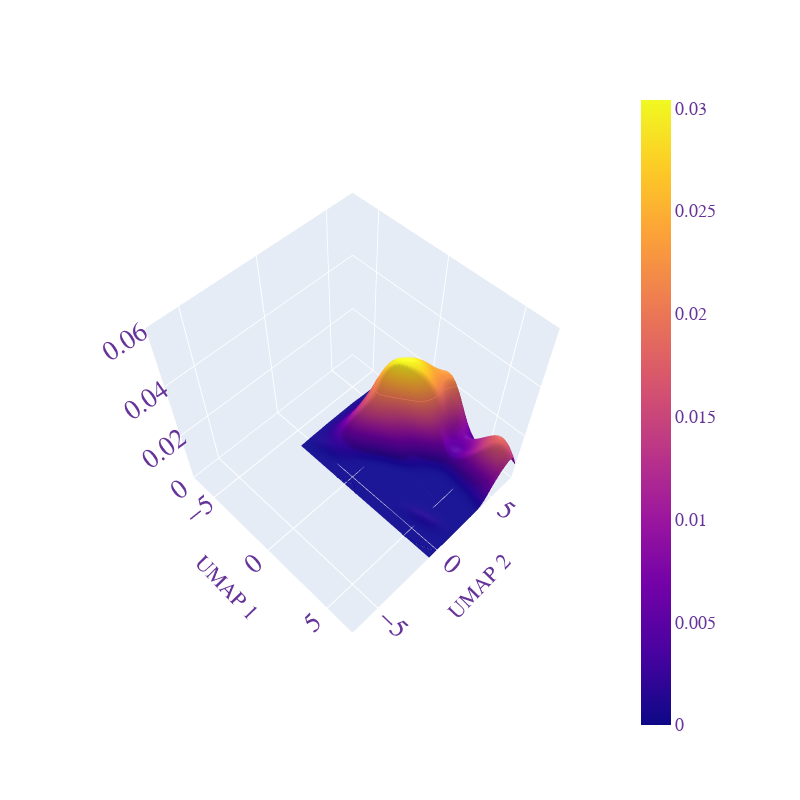

The code cell stored with this chart in its notebook:
### Code cell
extracted_df = pd.read_csv(
    "/home/mvries/Documents/Datasets/OPM/VickyCellshape/epoch=248-step=352086_128_aligned_nucleus.csv"
)
np.random.seed(42)
scalar = StandardScaler()
scaled_features = scalar.fit_transform(np.asarray(extracted_df.iloc[:, 1:129]))
reducer = umap.UMAP(random_state=42)
embedding = reducer.fit_transform(scaled_features)
b = np.zeros((len(embedding), 2))
b[:, 0] = embedding[:, 0]
b[:, 1] = embedding[:, 1]

extracted_df["UMAP1"] = embedding[:, 0]
extracted_df["UMAP2"] = embedding[:, 1]

# Extract x and y
x = extracted_df["UMAP1"].values
y = extracted_df["UMAP2"].values

# Define the borders
deltaX = (max(x) - min(x)) / 10
deltaY = (max(y) - min(y)) / 10
xmin = min(x) - deltaX
xmax = max(x) + deltaX
ymin = min(y) - deltaY
ymax = max(y) + deltaY


# Create meshgrid
xx, yy = np.mgrid[xmin:xmax:100j, ymin:ymax:100j]

positions = np.vstack([xx.ravel(), yy.ravel()])
values = np.vstack([x, y])
kernel = st.gaussian_kde(values)
f = np.reshape(kernel(positions).T, xx.shape)


fig = go.Figure(data=[go.Surface(z=f, x=xx, y=yy)])
fig.update_coloraxes(colorbar_orientation="h")
fig.update_layout(
    autosize=False,
    scene_camera_eye=dict(x=1.25, y=-1.25, z=2.5),
    width=800,
    height=800,
    margin=dict(l=85, r=180, b=65, t=90),
)
fig.update_traces(
    contours_z=dict(
        show=True, usecolormap=True, highlightcolor="limegreen", project_z=True
    )
)
fig.update_layout(
    scene=dict(xaxis_title="UMAP 1", yaxis_title="UMAP 2", zaxis_title=""),
    font=dict(family="Courier New, monospace", size=18, color="RebeccaPurple"),
)
fig.update_layout(coloraxis_colorbar_x=-1.15)
fig.update_layout(
    scene=dict(
        xaxis=dict(
            nticks=4,
            range=[-7, 7],
        ),
        yaxis=dict(
            nticks=4,
            range=[-7, 7],
        ),
        zaxis=dict(
            nticks=4,
            range=[0, 0.06],
        ),
    )
)

fig.show()

### Figure 1 — Plotly figure (JSON) as saved in the notebook; plotly's stock layout.template omitted (floating-point values rounded to 4 significant figures; data arrays with more than 128 entries replaced by an {"elided": "..."} marker saying what was removed)
{"data": [{"contours": {"z": {"highlightcolor": "limegreen", "project": {"z": true}, "show": true, "usecolormap": true}}, "type": "surface", "x": {"elided": "100x100 float values"}, "y": {"elided": "100x100 float values"}, "z": {"elided": "100x100 float values"}}], "layout": {"autosize": false, "coloraxis": {"colorbar": {"orientation": "h", "x": -1.15}}, "font": {"color": "RebeccaPurple", "family": "Courier New, monospace", "size": 18}, "height": 800, "margin": {"b": 65, "l": 85, "r": 180, "t": 90}, "scene": {"camera": {"eye": {"x": 1.25, "y": -1.25, "z": 2.5}}, "xaxis": {"nticks": 4, "range": [-7, 7], "title": {"text": "UMAP 1"}}, "yaxis": {"nticks": 4, "range": [-7, 7], "title": {"text": "UMAP 2"}}, "zaxis": {"nticks": 4, "range": [0, 0.06], "title": {"text": ""}}}, "width": 800}}
